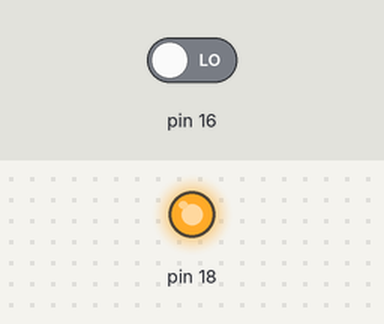
Bench run of a program on a simulated Raspberry Pi (header pin numbers). Shown: output pins drawn as LEDs (lit = HIGH). The test bench sets the inputs (shaded band); at power-on: pin 16 LOW.

Above: at 1.2 s.
1.3 s: pin 16 driven HIGH
At 2.4 s:
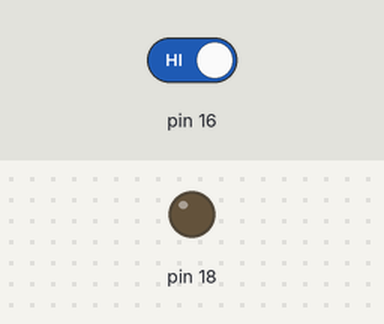
Timing chart, 0 to 4.3 s (numbered marks = the images above; inputs shaded):
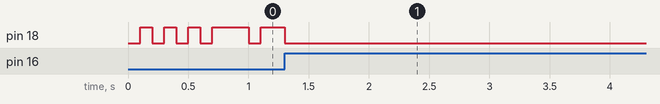

The program:

tastertest.py
```python
import RPi.GPIO as GPIO
from time import sleep

tasterPin = 16
LEDPin = 18

GPIO.setmode(GPIO.BOARD)
GPIO.setup(LEDPin, GPIO.OUT)
GPIO.setup(tasterPin, GPIO.IN)

taster = False
mode = 2
sosSequence = [0,1,0,1,0,1,0,1,1,1,0,1,1,1,0,1,1,1,0,1,0,1,0,1]
sequenceIndex = 0
try:
    while True:
        if GPIO.input(tasterPin) and not taster:
			taster = True
			mode += 1
			if mode > 2:
				mode == 0
		elif not(GPIO.input(tasterPin)) and taster:
			taster = False

        if(mode == 1):
            GPIO.output(LEDPin, True)
        elif(mode == 2):
            GPIO.output(LEDPin, sosSequence[sequenceIndex])
            if sequenceIndex < len(sosSequence)-1:
                sequenceIndex += 1
            else:
                sequenceIndex = 0
        elif(mode == 3):
            GPIO.output(LEDPin, False)
        sleep(0.1)
finally:
    GPIO.cleanup()
```
